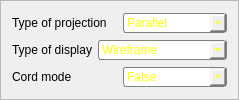
          <widget class="QFrame" name="view_frame">
           <property name="sizePolicy">
            <sizepolicy hsizetype="Preferred" vsizetype="Fixed">
             <horstretch>0</horstretch>
             <verstretch>0</verstretch>
            </sizepolicy>
           </property>
           <property name="frameShape">
            <enum>QFrame::StyledPanel</enum>
           </property>
           <property name="frameShadow">
            <enum>QFrame::Raised</enum>
           </property>
           <layout class="QVBoxLayout" name="verticalLayout_25">
            <item>
             <layout class="QHBoxLayout" name="projection_layout">
              <item>
               <widget class="QLabel" name="projection_title">
                <property name="text">
                 <string>Type of projection</string>
                </property>
               </widget>
              </item>
              <item>
               <widget class="QComboBox" name="projection_type">
                <property name="styleSheet">
                 <string notr="true">QComboBox {
	color: rgb(255, 255, 0);
    border: 1px solid gray;
    border-radius: 3px;
    padding: 1px 18px 1px 3px;
    min-width: 6em;
}</string>
                </property>
                <item>
                 <property name="text">
                  <string>Parallel</string>
                 </property>
                </item>
                <item>
                 <property name="text">
                  <string>Central</string>
                 </property>
                </item>
               </widget>
              </item>
             </layout>
            </item>
            <item>
             <layout class="QHBoxLayout" name="display_layout">
              <item>
               <widget class="QLabel" name="display_title">
                <property name="text">
                 <string>Type of display</string>
                </property>
               </widget>
              </item>
              <item>
               <widget class="QComboBox" name="display_type">
                <property name="styleSheet">
                 <string notr="true">QComboBox {
	color: rgb(255, 255, 0);
    border: 1px solid gray;
    border-radius: 3px;
    padding: 1px 18px 1px 3px;
    min-width: 6em;
}</string>
                </property>
                <item>
                 <property name="text">
                  <string>Wireframe</string>
                 </property>
                </item>
                <item>
                 <property name="text">
                  <string>Flat shading</string>
                 </property>
                </item>
                <item>
                 <property name="text">
                  <string>Smooth shading</string>
                 </property>
                </item>
               </widget>
              </item>
             </layout>
            </item>
            <item>
             <layout class="QHBoxLayout" name="cord_mode_layout">
              <item>
               <widget class="QLabel" name="cord_mode_title">
                <property name="text">
                 <string>Cord mode</string>
                </property>
               </widget>
              </item>
              <item>
               <widget class="QComboBox" name="cord_mode">
                <property name="styleSheet">
                 <string notr="true">QComboBox {
	color: rgb(255, 255, 0);
    border: 1px solid gray;
    border-radius: 3px;
    padding: 1px 18px 1px 3px;
    min-width: 6em;
}</string>
                </property>
                <item>
                 <property name="text">
                  <string>False</string>
                 </property>
                </item>
                <item>
                 <property name="text">
                  <string>True</string>
                 </property>
                </item>
               </widget>
              </item>
             </layout>
            </item>
           </layout>
          </widget>
